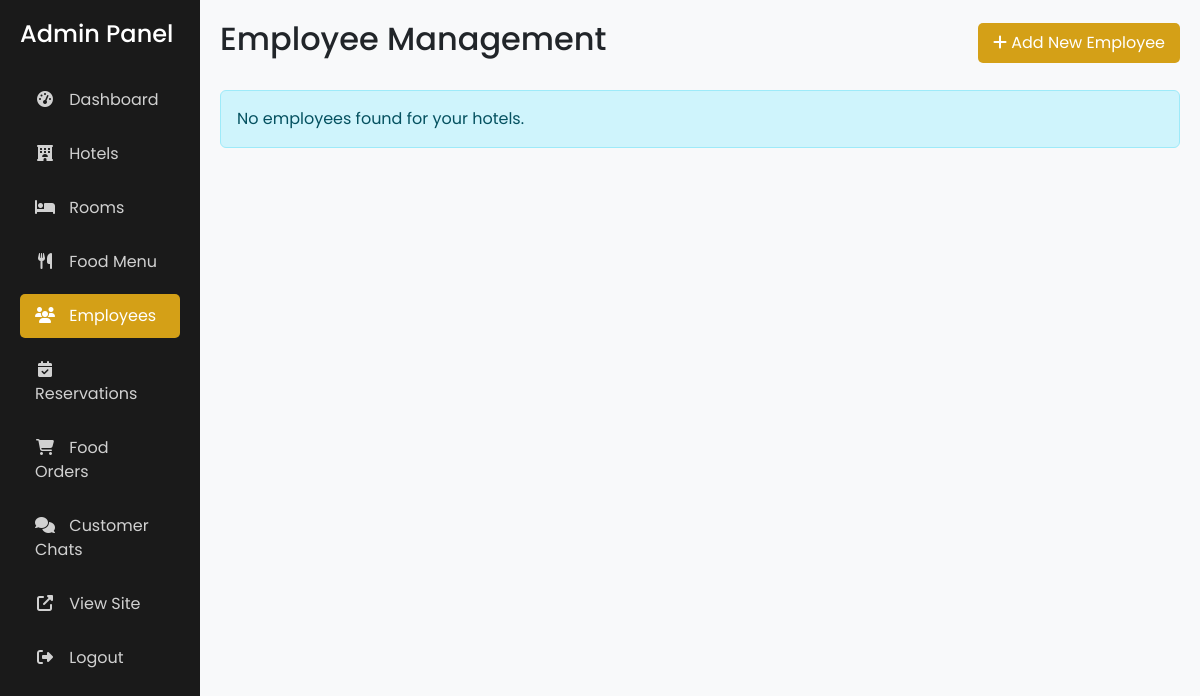
/admin/users.php (signed in), run on an earlier commit of the app's database.
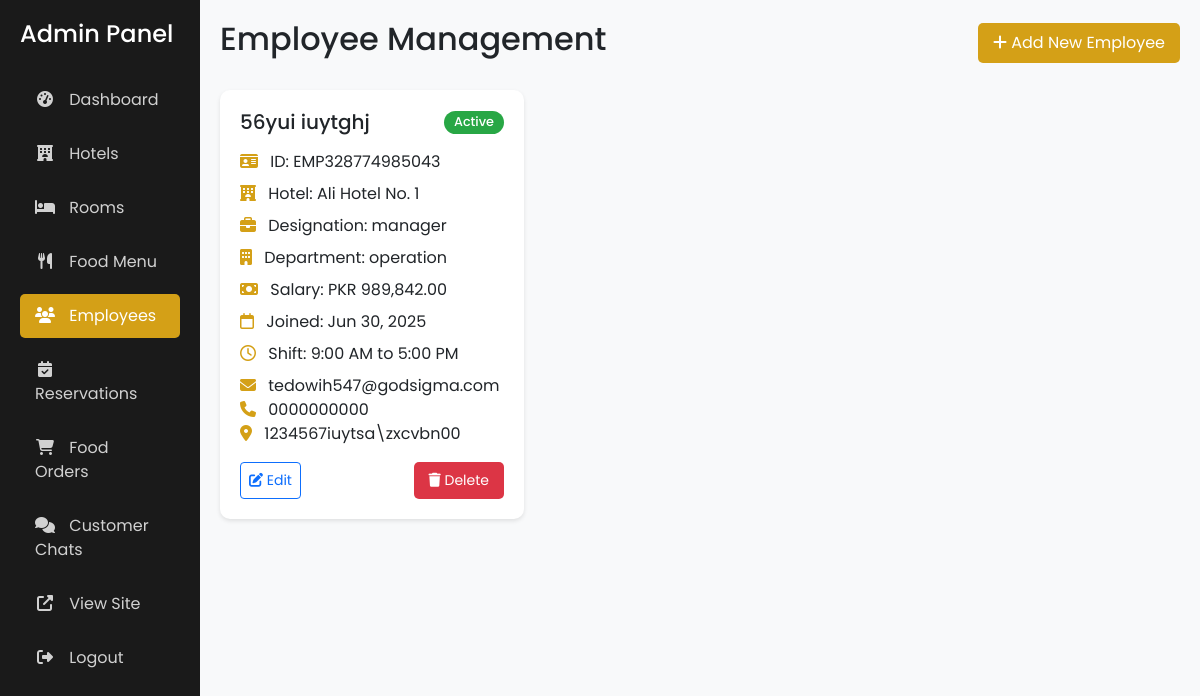
And on a later commit of the database.
### tables this page shows
CREATE TABLE `hotel_employee` (
  `id` int(11) NOT NULL,
  `user_id` int(11) NOT NULL,
  `hotel_id` int(11) NOT NULL,
  `employee_id` varchar(20) NOT NULL,
  `designation` varchar(50) NOT NULL,
  `department` varchar(50) NOT NULL,
  `salary` decimal(10,2) NOT NULL,
  `joining_date` date NOT NULL,
  `shift_timing` varchar(50) DEFAULT NULL,
  `status` enum('active','inactive','on_leave','terminated') NOT NULL DEFAULT 'active',
  `created_at` timestamp NOT NULL DEFAULT current_timestamp(),
  `updated_at` timestamp NOT NULL DEFAULT current_timestamp() ON UPDATE current_timestamp()
);

CREATE TABLE `users` (
  `id` int(11) NOT NULL,
  `username` varchar(50) NOT NULL,
  `email` varchar(100) NOT NULL,
  `password` varchar(255) NOT NULL,
  `role` enum('admin','user') DEFAULT 'user',
  `status` enum('active','inactive','suspended') NOT NULL DEFAULT 'active',
  `created_at` timestamp NOT NULL DEFAULT current_timestamp(),
  `first_name` varchar(50) NOT NULL,
  `last_name` varchar(50) NOT NULL,
  `phone` varchar(20) DEFAULT NULL,
  `address` text DEFAULT NULL,
  `profile_image` varchar(255) DEFAULT NULL,
  `vendor_id` int(11) NOT NULL DEFAULT 0
);

CREATE TABLE `hotels` (
  `id` int(11) NOT NULL,
  `name` varchar(100) NOT NULL,
  `description` text DEFAULT NULL,
  `address` text NOT NULL,
  `city` varchar(50) NOT NULL,
  `phone` varchar(20) DEFAULT NULL,
  `email` varchar(100) DEFAULT NULL,
  `website` varchar(100) DEFAULT NULL,
  `image_url` varchar(255) DEFAULT NULL,
  `created_at` timestamp NOT NULL DEFAULT current_timestamp(),
  `updated_at` timestamp NOT NULL DEFAULT current_timestamp() ON UPDATE current_timestamp(),
  `vendor_id` int(11) NOT NULL,
  `average_rating` decimal(3,2) DEFAULT NULL COMMENT 'Stores the average rating (1.00-5.00) for the hotel'
);

### admin/users.php (the view, shortened to what the changed rows need)
<?php
require_once '../includes/session.php';
$admin_id = $_SESSION['user_id'];
$select_columns = [
    "u.id as user_id",
    "u.first_name",
    "u.last_name",
    "u.email",
    "u.phone",
    "u.address",
    "he.id as employee_id",
    "he.hotel_id",
    "he.employee_id as employee_code",
    "he.designation",
    "he.department",
    "he.salary",
    "he.joining_date",
    "he.shift_timing",
    "he.status as employee_status",
    "h.name as hotel_name"
];
$employees_query = "SELECT " . implode(", ", $select_columns) . "
    FROM users u
    INNER JOIN hotel_employee he ON u.id = he.user_id
    INNER JOIN hotels h ON he.hotel_id = h.id
    WHERE h.vendor_id = ?
    ORDER BY he.created_at DESC";
$employees_stmt = mysqli_prepare($conn, $employees_query);
mysqli_stmt_bind_param($employees_stmt, "i", $admin_id);
mysqli_stmt_execute($employees_stmt);
$employees = mysqli_stmt_get_result($employees_stmt);
?>
<!DOCTYPE html>
<html lang="en">
<head>
    <link href="https://cdn.jsdelivr.net/npm/bootstrap@5.3.0/dist/css/bootstrap.min.css" rel="stylesheet">
    <link rel="stylesheet" href="https://cdnjs.cloudflare.com/ajax/libs/font-awesome/6.4.2/css/all.min.css">
</head>
<body>
    <div class="container-fluid">
        <div class="row">
            <div class="col-md-9 col-lg-10 main-content">
                <div class="d-flex justify-content-between align-items-center mb-4">
                    <h2>Employee Management</h2>
                </div>
                <div class="row">
                    <?php if (mysqli_num_rows($employees) == 0): ?>
                        <div class="col-12">
                            <div class="alert alert-info">No employees found for your hotels.</div>
                        </div>
                    <?php else: ?>
                        <?php while ($employee = mysqli_fetch_assoc($employees)): ?>
                            <div class="col-md-6 col-lg-4 mb-4">
                                <div class="employee-card">
                                    <div class="d-flex justify-content-between align-items-center mb-3">
                                        <h5 class="mb-0"><?php echo htmlspecialchars($employee['first_name'] . ' ' . $employee['last_name']); ?></h5>
                                        <span class="badge status-badge status-<?php echo htmlspecialchars($employee['employee_status']); ?>">
                                            <?php echo ucfirst(htmlspecialchars($employee['employee_status'])); ?>
                                        </span>
                                    </div>
                                    <ul class="list-unstyled mb-3">
                                        <li class="mb-2"><i class="fas fa-id-card icon-clr me-2"></i> ID: <?php echo htmlspecialchars($employee['employee_code']); ?></li>
                                        <li class="mb-2"><i class="fas fa-hotel icon-clr me-2"></i> Hotel: <?php echo htmlspecialchars($employee['hotel_name']); ?></li>
                                        <li class="mb-2"><i class="fas fa-briefcase icon-clr me-2"></i> Designation: <?php echo htmlspecialchars($employee['designation']); ?></li>
                                        <li class="mb-2"><i class="fas fa-building icon-clr me-2"></i> Department: <?php echo htmlspecialchars($employee['department']); ?></li>
                                        <li class="mb-2"><i class="fas fa-money-bill icon-clr me-2"></i> Salary: PKR <?php echo number_format($employee['salary'], 2); ?></li>
                                        <li class="mb-2"><i class="far fa-calendar icon-clr me-2"></i> Joined: <?php echo date('M d, Y', strtotime($employee['joining_date'])); ?></li>
                                        <li class="mb-2"><i class="far fa-clock icon-clr me-2"></i> Shift: <?php echo htmlspecialchars($employee['shift_timing'] ?: 'N/A'); ?></li>
                                        <li><i class="fas fa-envelope icon-clr me-2"></i> <?php echo htmlspecialchars($employee['email']); ?></li>
                                        <li><i class="fas fa-phone icon-clr me-2"></i> <?php echo htmlspecialchars($employee['phone'] ?: 'N/A'); ?></li>
                                        <li><i class="fas fa-map-marker-alt icon-clr me-2"></i> <?php echo htmlspecialchars($employee['address'] ?: 'N/A'); ?></li>
                                    </ul>
                                    <div class="d-flex justify-content-between">
                                        <button class="btn btn-sm btn-outline-primary edit-employee"
                                                data-bs-toggle="modal" data-bs-target="#editEmployeeModal"
                                                data-id="<?php echo $employee['employee_id']; ?>"
                                                data-first-name="<?php echo htmlspecialchars($employee['first_name']); ?>"
                                                data-last-name="<?php echo htmlspecialchars($employee['last_name']); ?>"
                                                data-phone="<?php echo htmlspecialchars($employee['phone']); ?>"
                                                data-address="<?php echo htmlspecialchars($employee['address']); ?>"
                                                data-designation="<?php echo htmlspecialchars($employee['designation']); ?>"
                                                data-department="<?php echo htmlspecialchars($employee['department']); ?>"
                                                data-salary="<?php echo $employee['salary']; ?>"
                                                data-joining-date="<?php echo $employee['joining_date']; ?>"
                                                data-shift-timing="<?php echo htmlspecialchars($employee['shift_timing']); ?>"
                                                data-status="<?php echo htmlspecialchars($employee['employee_status']); ?>"
                                                data-hotel-id="<?php echo $employee['hotel_id']; ?>">
                                            <i class="fas fa-edit"></i> Edit
                                        </button>
                                        <form method="POST" onsubmit="return confirm('Are you sure you want to delete this employee and their user account?');">
                                            <button type="submit" name="delete_employee" class="btn btn-sm btn-delete">
                                                <i class="fas fa-trash"></i> Delete
                                            </button>
                                        </form>
                                    </div>
                                </div>
                            </div>
                        <?php endwhile; ?>
                    <?php endif; ?>
                </div>
            </div>
        </div>
    </div>
</body>
</html>

What changed in the data, as far as the page shows it:
added hotel_employee: user.last_name "56yui iuytghj", status "Active", employee "EMP328774985043", hotel.name "Ali Hotel No. 1", designation "manager", department "operation", salary "989,842.00", joining_date "Jun 30, 2025", shift_timing "9:00 AM to 5:00 PM", user.email "tedowih547@godsigma.com", user.phone "0000000000", user.address "1234567iuytsa\\zxcvbn00"
Also different on the page:
text no longer shown: "No employees found for your hotels."
